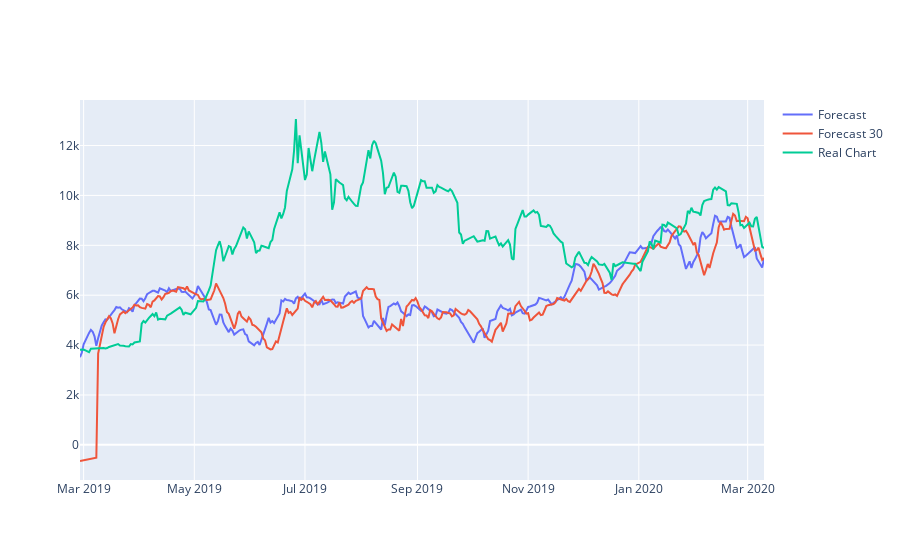

Notebook code cell kept with this figure:
### Code cell
fig = go.Figure()
fig.add_trace(go.Scatter(x=forecast.predicted_mean.index, 
                             y=forecast.predicted_mean,
                             name="Forecast"))

fig.add_trace(go.Scatter(x=forecast_30.predicted_mean.index, 
                             y=forecast_30.predicted_mean,
                             name="Forecast 30"))

fig.add_trace(go.Scatter(x=real_price.index, 
                             y=real_price,
                             name="Real Chart"))

### Figure 1 — Plotly figure (JSON) as saved in the notebook; plotly's stock layout.template omitted (floating-point values rounded to 4 significant figures; data arrays with more than 128 entries replaced by an {"elided": "..."} marker saying what was removed)
{"data": [{"name": "Forecast", "type": "scatter", "x": {"elided": "378 str values"}, "y": {"elided": "378 float values"}}, {"name": "Forecast 30", "type": "scatter", "x": {"elided": "378 str values"}, "y": {"elided": "378 float values"}}, {"name": "Real Chart", "type": "scatter", "x": {"elided": "378 str values"}, "y": {"elided": "378 float values"}}], "layout": {"autosize": true, "xaxis": {"autorange": true, "range": ["2019-02-27", "2020-03-10"], "type": "date"}, "yaxis": {"autorange": true, "range": [-1409.0, 13830.0], "type": "linear"}}}
